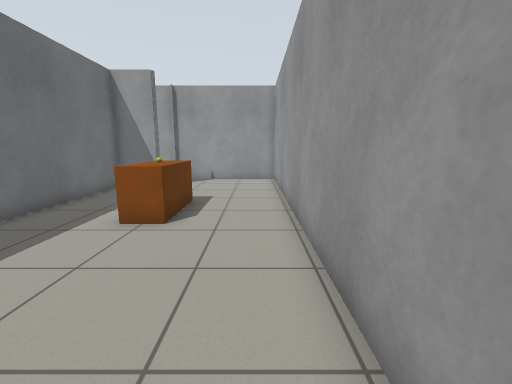
[1] (above)

17 first-person views from a walk through a world built for the Gazebo simulator. The camera is 1 m above the floor, tilts 10° down and sees 90° across. Floor lines are 1 m apart. The floor is counted in squares, 0.5 m on a side. Each view is taken from the middle of a square. On the plan, view 1 faces up. The plan holds only what a view shows up to about 16 squares ahead; the rest is blank. The place goes on beyond the plan.

[2]
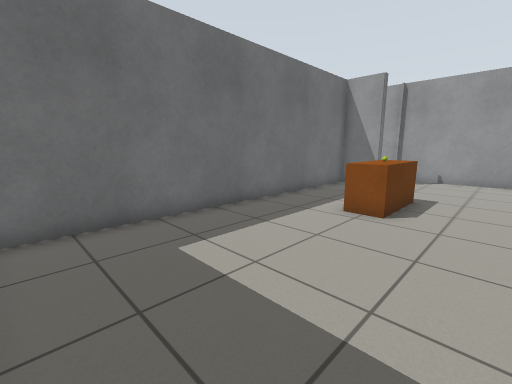

[3]
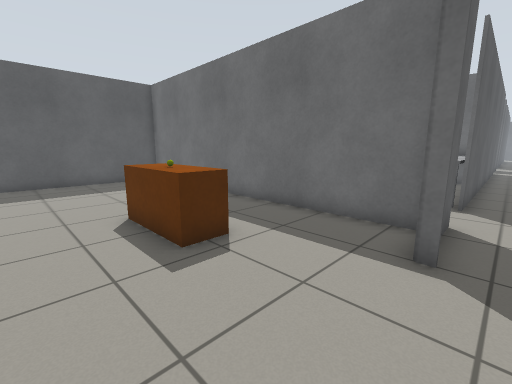

[4]
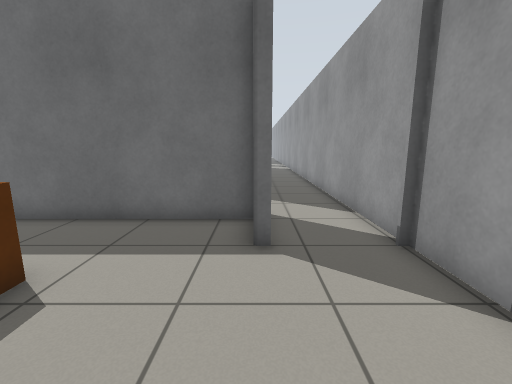

[5]
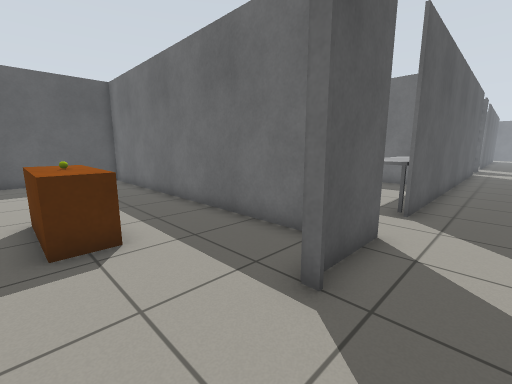

[6]
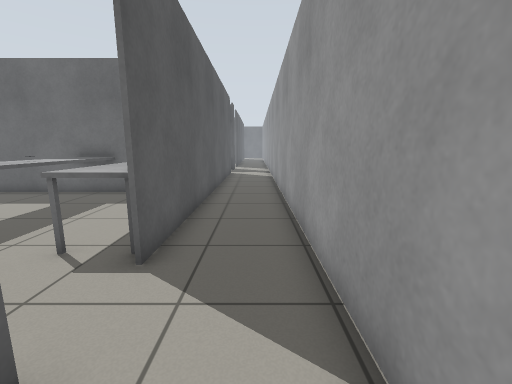

[7]
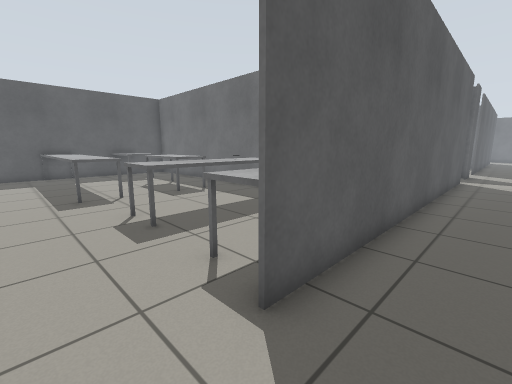

[8]
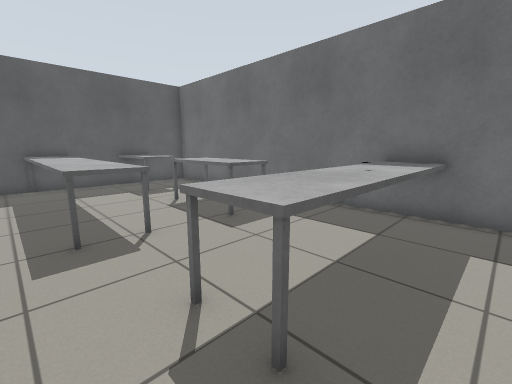

[9]
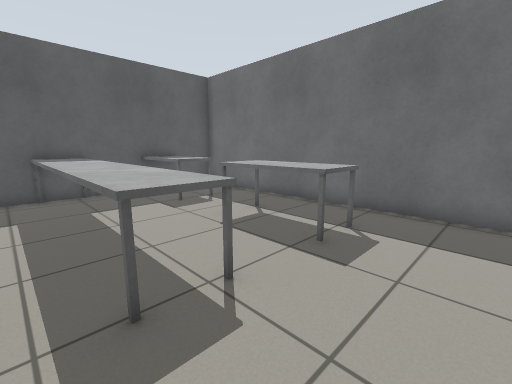

[10]
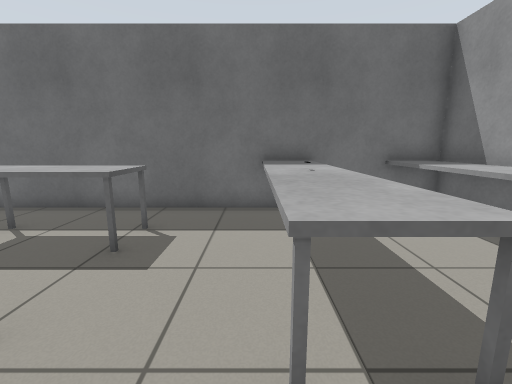

[11]
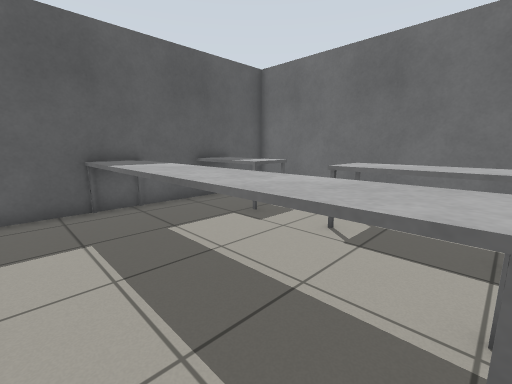

[12]
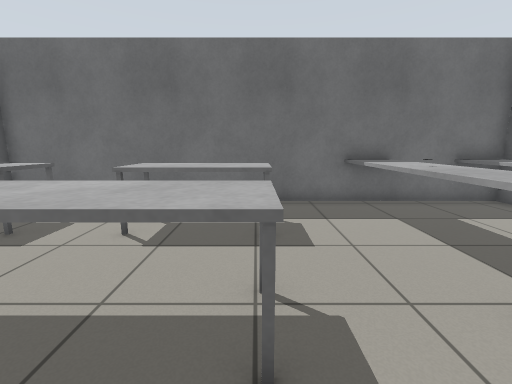

[13]
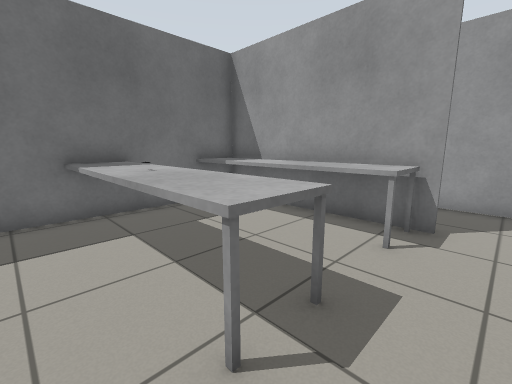

[14]
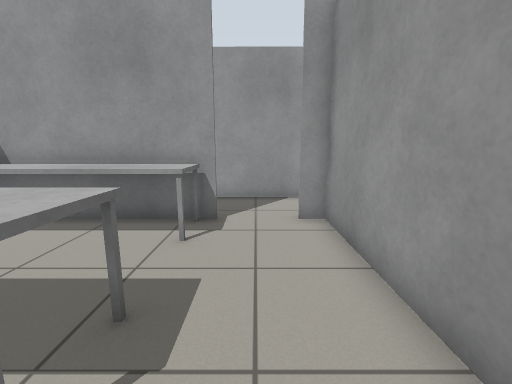

[15]
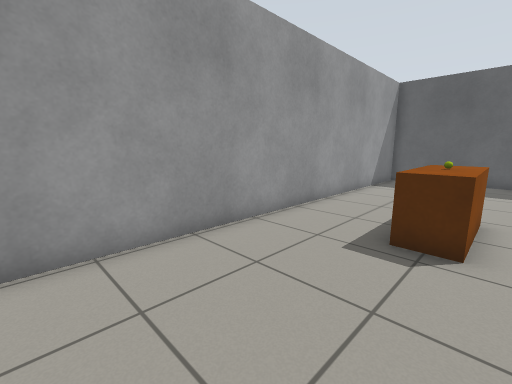

[16]
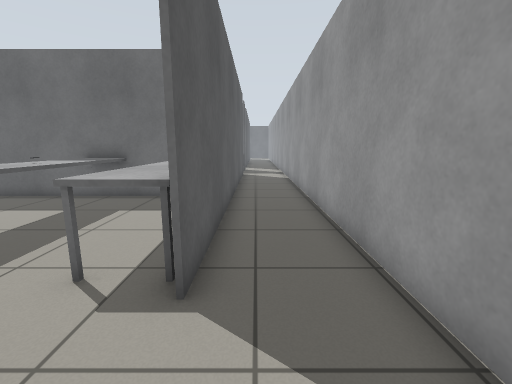

[17]
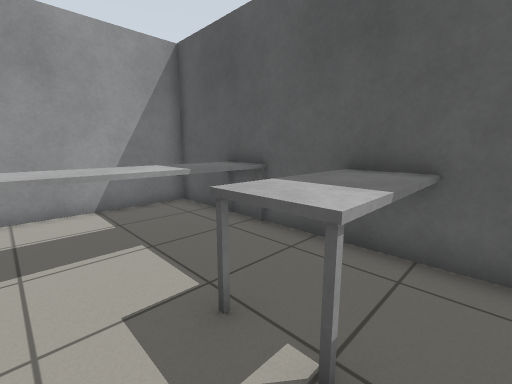

### Floor plan
Ten units are one square. View 1 is at (0, 0); x grows to the right and y downward. Boxes are objects, and circles mark ways between rooms. Rooms are numbered by the first view taken in them; rooms with no view inside come last. Other rooms are left out.
<svg viewBox="-220 -167 237 227">
<path fill="none" stroke="#000" d="M-69 -130 -69 17 11 17 11 -159M-55 -161 -75 -161M12 -161 -45 -161M-75 -161 -215 -162M-215 -131 -100 -130M-174 -66 -174 50 -144 50M-70 -76 -70 -130M-174 -106 -174 -94M-134 50 -70 50 -70 -2M-100 -129 -174 -130"/>
<rect x="-65" y="-135" width="10" height="10" fill="#bbb"><title>grey box</title></rect>
<rect x="-55" y="-135" width="10" height="10" fill="#bbb"><title>grey box</title></rect>
<rect x="-45" y="-105" width="30" height="40" fill="#bbb"><title>brown box</title></rect>
<rect x="-35" y="-85" width="10" height="10" fill="#bbb"><title>other object</title></rect>
<rect x="-85" y="-135" width="10" height="10" fill="#bbb"><title>grey box</title></rect>
<rect x="-175" y="-95" width="70" height="30" fill="#bbb"><title>table</title></rect>
<rect x="-175" y="-125" width="70" height="20" fill="#bbb"><title>table</title></rect>
<rect x="-155" y="15" width="20" height="40" fill="#bbb"><title>table</title></rect>
<rect x="-155" y="-45" width="20" height="40" fill="#bbb"><title>table</title></rect>
<rect x="-115" y="-45" width="20" height="90" fill="#bbb"><title>table</title></rect>
<circle cx="-70" cy="-145" r="3" fill="#2a7"/>
<circle cx="-90" cy="-130" r="3" fill="#2a7"/>
<text x="-30" y="-70">1</text>
<text x="-140" y="-140">2</text>
<text x="-120" y="-40">3</text>
</svg>
Room 1 opens to room 2. Room 2 opens to room 3.

Where each view was taken, in squares from view 1:
view 1: 0 up, 0 right, facing up
view 2: 1 down, 0 right, facing up-left
view 3: 14 up, 0 right, facing down-left
view 4: 13 up, 0 right, facing left
view 5: 15 up, 2 left, facing down-left
view 6: 15 up, 6 left, facing left
view 7: 15 up, 8 left, facing down-left
view 8: 10 up, 9 left, facing down-left
view 9: 7 up, 9 left, facing down-left
view 10: 7 up, 9 left, facing left
view 11: 4 up, 8 left, facing down-left
view 12: 4 up, 8 left, facing left
view 13: 6 up, 9 left, facing up-left
view 14: 6 up, 9 left, facing up
view 15: 15 up, 4 left, facing down-right
view 16: 14 up, 7 left, facing left
view 17: 0 up, 16 left, facing down-right
